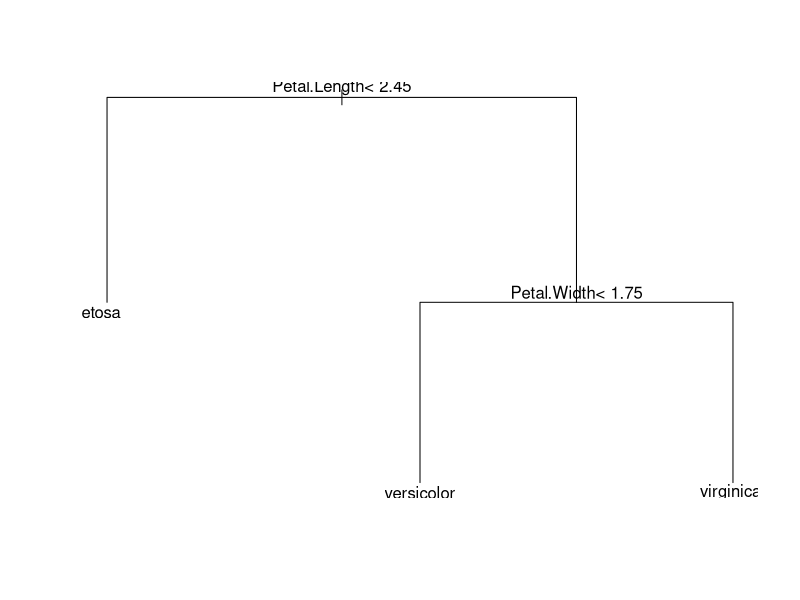
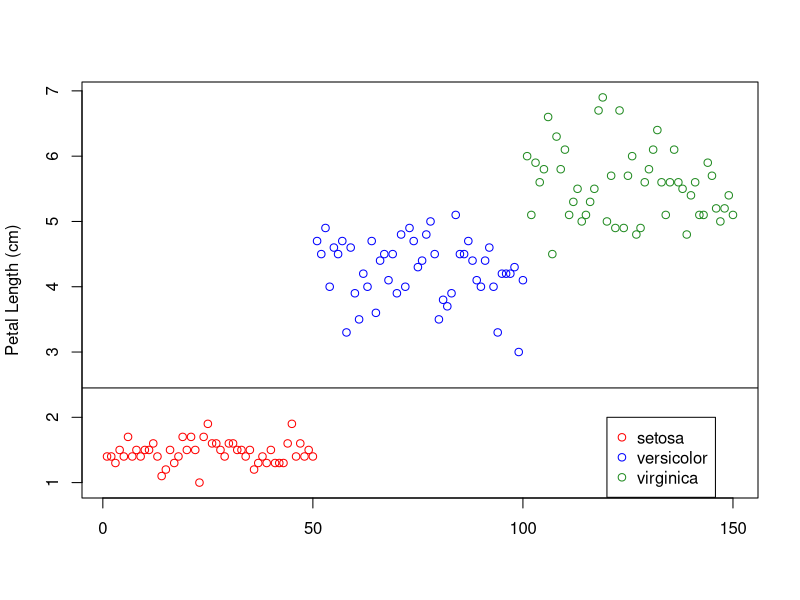
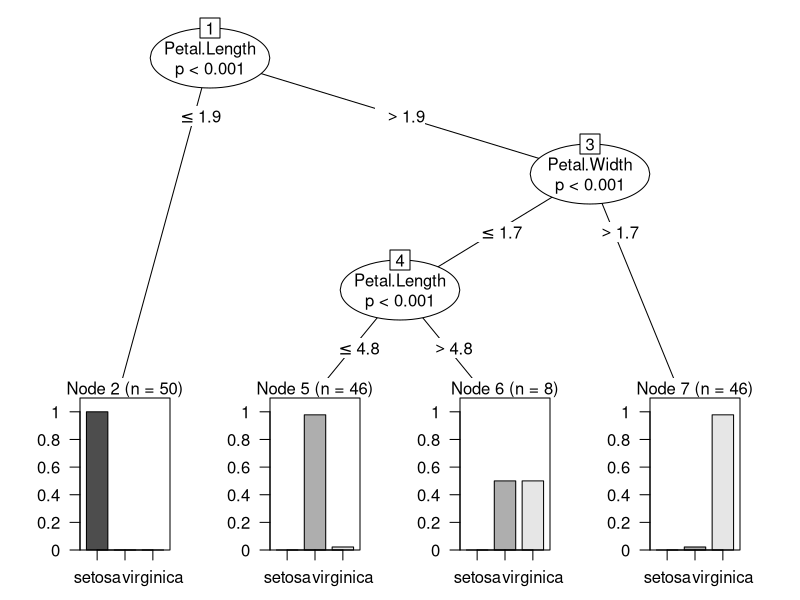

Here is the R script that generated these plots, in order:
head(iris)

library(tidyverse)
library(rpart)

tree.model <- rpart(Species ~ Sepal.Length + Sepal.Width +
        Petal.Length + Petal.Width, data = iris)

tree.model

plot(tree.model)
text(tree.model)


plot(iris$Petal.Length, col = c("red", "blue", "forestgreen")[iris$Species], xlab = "", ylab = "Petal Length (cm)")
legend(120, 2, c("setosa","versicolor","virginica"), col = c("red", "blue", "forestgreen"), pch = 1)
abline(h = 2.45)

printcp(tree.model)


tree.model.updated <- update(tree.model,
                             control = rpart.control(minsplit = 2))

printcp(tree.model.updated)


library(party)
library(randomForest)
library(caret)

ctree.model <- ctree(Species ~ Sepal.Length + Sepal.Width +
                       Petal.Length + Petal.Width, data = iris)

plot(ctree.model)



RF.model = randomForest(Species ~ Sepal.Length +
                          Sepal.Width + Petal.Length +
                          Petal.Width, data = iris)
RF.model
update(RF.model, ntrees = 300)

train(Species ~ Sepal.Length + Sepal.Width +
        Petal.Length + Petal.Width,
      data = iris, method = "rf")

update(RF.model, mtry = 3)

importance(RF.model)
